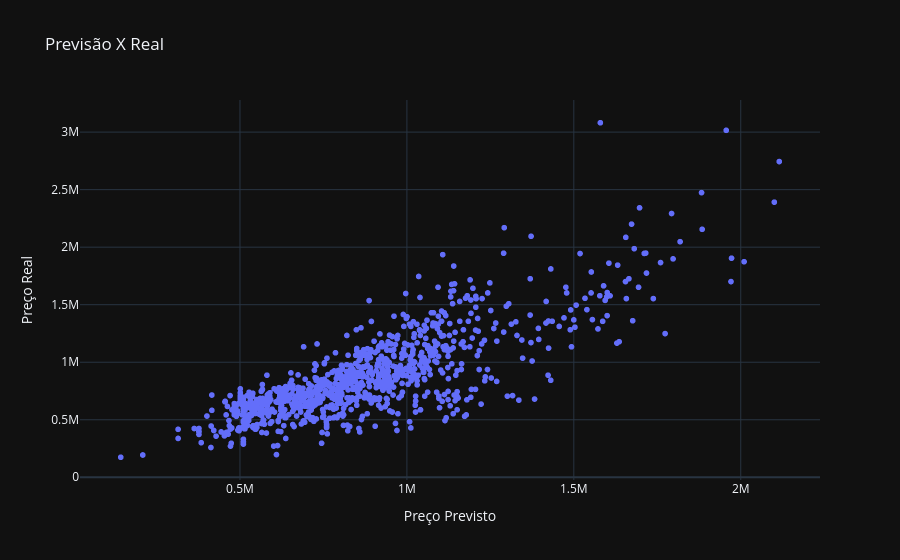

Here is the notebook cell this chart was saved with:
### Code cell
# Fazendo um scatter plot entre y_previsto e y_train
fig = px.scatter(x=y_previsto_train,
                 y=y_train,
                 title='Previsão X Real', labels={'x': 'Preço Previsto', 'y': 'Preço Real'}, )

fig.show();

### Figure 1 — Plotly figure (JSON) as saved in the notebook; plotly's stock layout.template omitted (floating-point values rounded to 4 significant figures; data arrays with more than 128 entries replaced by an {"elided": "..."} marker saying what was removed)
{"data": [{"hovertemplate": "Preço Previsto=%{x}<br>Preço Real=%{y}<extra></extra>", "legendgroup": "", "marker": {"color": "#636efa", "symbol": "circle"}, "mode": "markers", "name": "", "showlegend": false, "x": {"elided": "1006 float values"}, "xaxis": "x", "y": {"elided": "1006 float values"}, "yaxis": "y", "type": "scattergl"}], "layout": {"xaxis": {"anchor": "y", "domain": [0.0, 1.0], "title": {"text": "Preço Previsto"}}, "yaxis": {"anchor": "x", "domain": [0.0, 1.0], "title": {"text": "Preço Real"}}, "legend": {"tracegroupgap": 0}, "title": {"text": "Previsão X Real"}}}
